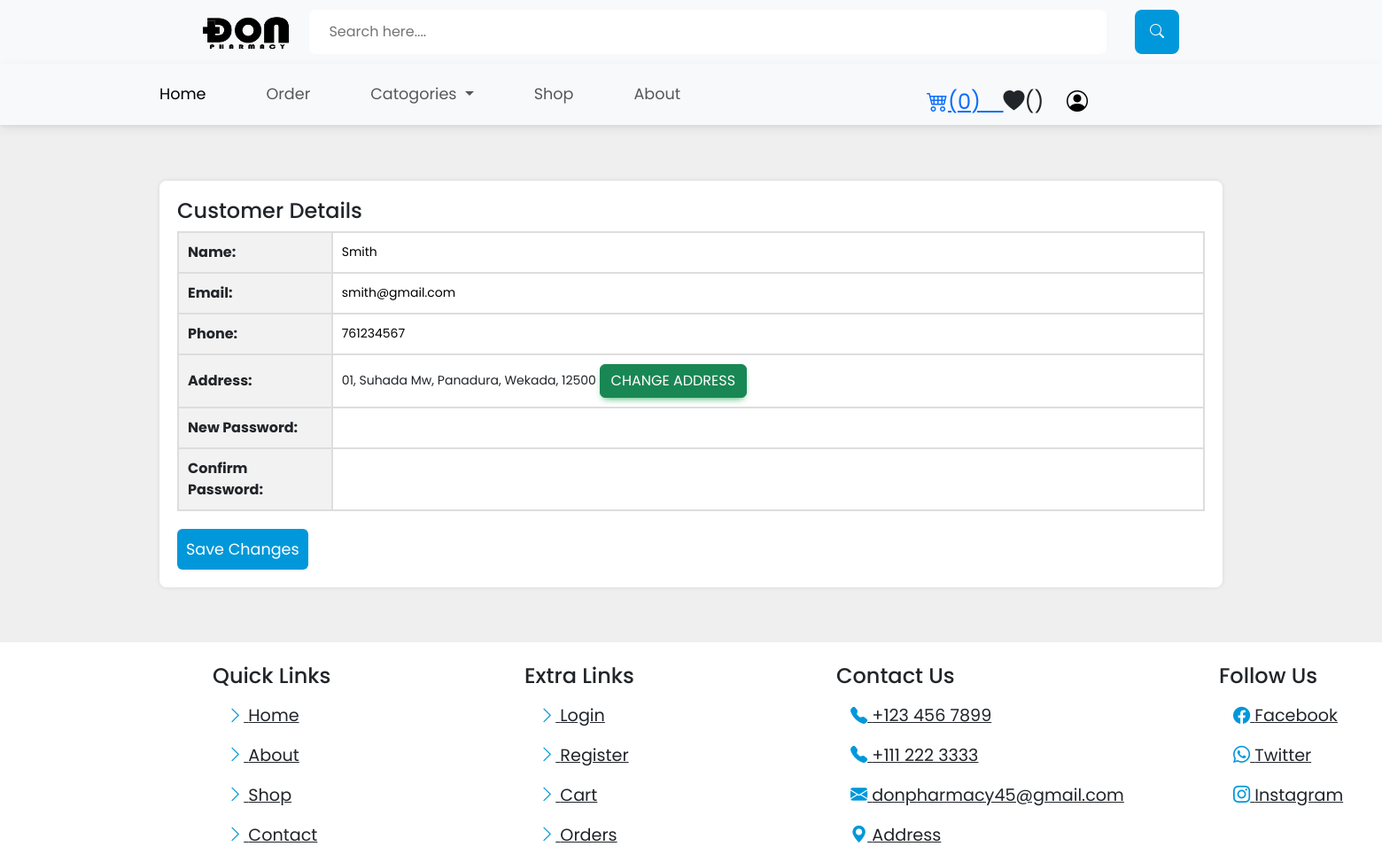
Page /customerDetails.php (signed in) on the committed database.
### tables this page shows
CREATE TABLE IF NOT EXISTS `users` (
  `id` int(10) UNSIGNED NOT NULL AUTO_INCREMENT,
  `user_id` varchar(20) NOT NULL,
  `email` varchar(255) DEFAULT NULL,
  `name` varchar(255) DEFAULT NULL,
  `number` int(11) DEFAULT NULL,
  `password` varchar(255) DEFAULT NULL,
  PRIMARY KEY (`id`)
);

CREATE TABLE IF NOT EXISTS `customer_address` (
  `id` int(11) NOT NULL AUTO_INCREMENT,
  `user_id` varchar(255) NOT NULL,
  `street_address` varchar(255) NOT NULL,
  `apartment` varchar(255) DEFAULT NULL,
  `city` varchar(255) NOT NULL,
  `state` varchar(255) NOT NULL,
  `postal_code` varchar(255) NOT NULL,
  PRIMARY KEY (`id`)
);

### customerDetails.php (the view, shortened to what this page needs)
<?php
include 'components/navbar.php';
$query = "SELECT * FROM `users` WHERE email = '{$_SESSION['email']}'";
$result = mysqli_query($conn, $query);
$row = mysqli_fetch_assoc($result);
?>
<!DOCTYPE html>
<html>
<head>
  <link href="https://cdn.jsdelivr.net/npm/bootstrap@5.3.0-alpha3/dist/css/bootstrap.min.css" rel="stylesheet">
  <link rel="stylesheet" href="css/navStyle.css">
  <link rel="stylesheet" href="css/account.css">
</head>
<body>
  <div class="container">
    <form method="post" action="update_profile.php">
      <h1>Customer Details</h1>
      <table>
        <tr>
          <th>Name:</th>
          <td><input type="text" name="username" id="username" value="<?php echo $row['name']; ?>"><br></td>
        </tr>
        <tr>
          <th>Email:</th>
          <td><input type="email" name="email" id="email" value="<?php echo $row['email']; ?>" readonly></td>
        </tr>
        <tr>
          <th>Phone:</th>
          <td><input type="text" name="phone" maxlength="9" max="999999999" id="phone" value="<?php echo $row['number']; ?>"></td>
        </tr>
        <tr>
          <th>Address:</th>
          <td>
            <?php
            $sql = "SELECT * FROM `customer_address` WHERE user_id = '" . $_SESSION['user_id'] . "'";
            $result_address = mysqli_query($conn, $sql);
            $address_row = mysqli_fetch_assoc($result_address);
            if (mysqli_num_rows($result_address) > 0) {
            ?>
              <?php
              echo $address_row['apartment'], ', ', $address_row['street_address'], ', ', $address_row['city'], ', ', $address_row['state'], ', ', $address_row['postal_code'];
              ?>
              <button type="button" class="btn btn-success" data-bs-toggle="modal" data-bs-target="#popUpWindow">Change address</button>
<?php
            }
?>
<br>
</td>
</tr>
<tr>
  <th>New Password:</th>
  <td><input type="password" name="password" id="password"><br></td>
</tr>
<tr>
  <th>Confirm Password:</th>
  <td><input type="password" name="Cpassword" id="Cpassword"><br></td>
</tr>
</table>
<input type="submit" name="zero" value="Save Changes" class="edit-btn">
</form>
</div>
<?php
include 'components/footer.php';
?>
</body>
</html>

### css/navStyle.css (style rules this page uses)
:root { --main-color: #0098da; --orange: #f39c12; --red: #e74c3c; --white: #ffffff; --light-bg: #efefef; --border: 0.2rem solid var(--black); --box-shadow: 0 1.5rem 2rem rgb(0, 0, 0, 0.2); }
* { font-family: "Poppins", sans-serif; margin: 0; padding: 0; box-sizing: border-box; outline: none; border: none; text-decoration: none; }

### css/account.css (style rules this page uses)
:root { --main-color: #0098DA; --orange: #f39c12; --red: #e74c3c; --white: #ffffff; --light-bg: #EFEFEF; --border: 0.2rem solid var(--black); --box-shadow: 0 1.5rem 2rem rgb(0, 0, 0, .2); }
body { margin: 0; padding: 0; background-color: var(--light-bg); }
.container { max-width: 1200px; margin: 4% auto; padding: 20px; background-color: #fff; box-shadow: 0 0 5px rgba(0, 0, 0, 0.1); border-radius: .5rem; }
h1 { font-size: 24px; margin-top: 0; }
table { width: 100%; border-collapse: collapse; margin-bottom: 20px; }
table th, table td { padding: 10px; text-align: left; border: 2px solid #ddd; }
table th { background-color: #f3f2f2; width: 15%; }
table td { font-size: 14px; }
.edit-btn { padding: 10px; font-size: 1.1rem; background-color: var(--main-color); color: var(--white); border-radius: 6px; }

### rows in the picture
users: username "Smith", email "smith@gmail.com", phone "761234567"
customer_address: apartment "01", street_address "Suhada Mw", city "Panadura", state "Wekada", postal_code "12500"

### other values in the picture
$_SESSION['cartItem_no'] "0"
